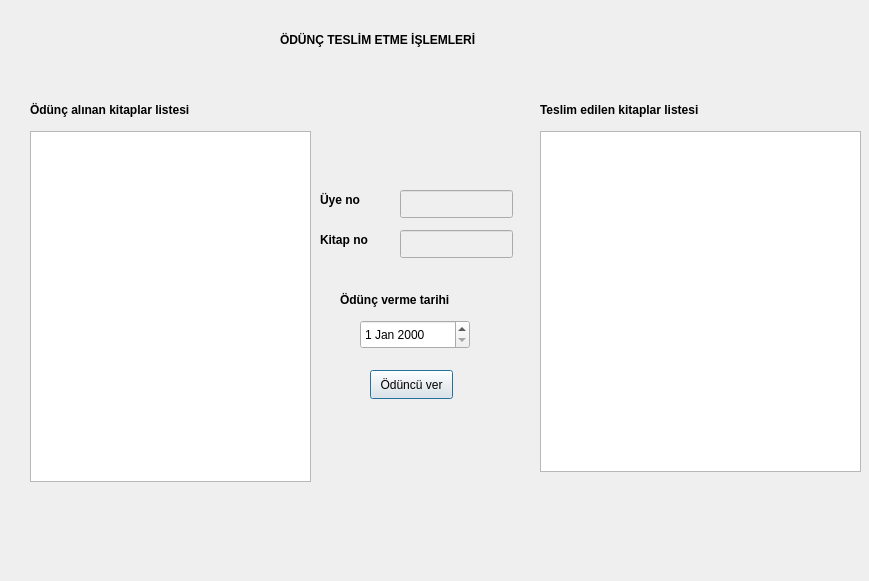
<?xml version="1.0" encoding="UTF-8"?>
<ui version="4.0">
 <class>odunc_teslim_edilen</class>
 <widget class="QDialog" name="odunc_teslim_edilen">
  <property name="geometry">
   <rect>
    <x>0</x>
    <y>0</y>
    <width>869</width>
    <height>581</height>
   </rect>
  </property>
  <property name="windowTitle">
   <string>Dialog</string>
  </property>
  <widget class="QLabel" name="label_5">
   <property name="geometry">
    <rect>
     <x>320</x>
     <y>230</y>
     <width>63</width>
     <height>20</height>
    </rect>
   </property>
   <property name="font">
    <font>
     <bold>true</bold>
    </font>
   </property>
   <property name="text">
    <string>Kitap no</string>
   </property>
  </widget>
  <widget class="QLabel" name="label_6">
   <property name="geometry">
    <rect>
     <x>340</x>
     <y>290</y>
     <width>161</width>
     <height>20</height>
    </rect>
   </property>
   <property name="font">
    <font>
     <bold>true</bold>
    </font>
   </property>
   <property name="text">
    <string>Ödünç verme tarihi</string>
   </property>
  </widget>
  <widget class="QLabel" name="label">
   <property name="geometry">
    <rect>
     <x>280</x>
     <y>30</y>
     <width>241</width>
     <height>20</height>
    </rect>
   </property>
   <property name="palette">
    <palette>
     <active>
      <colorrole role="WindowText">
       <brush brushstyle="SolidPattern">
        <color alpha="255">
         <red>255</red>
         <green>0</green>
         <blue>0</blue>
        </color>
       </brush>
      </colorrole>
      <colorrole role="Midlight">
       <brush brushstyle="SolidPattern">
        <color alpha="255">
         <red>255</red>
         <green>0</green>
         <blue>0</blue>
        </color>
       </brush>
      </colorrole>
     </active>
     <inactive>
      <colorrole role="WindowText">
       <brush brushstyle="SolidPattern">
        <color alpha="255">
         <red>0</red>
         <green>0</green>
         <blue>0</blue>
        </color>
       </brush>
      </colorrole>
      <colorrole role="Midlight">
       <brush brushstyle="SolidPattern">
        <color alpha="255">
         <red>227</red>
         <green>227</green>
         <blue>227</blue>
        </color>
       </brush>
      </colorrole>
     </inactive>
     <disabled>
      <colorrole role="WindowText">
       <brush brushstyle="SolidPattern">
        <color alpha="255">
         <red>120</red>
         <green>120</green>
         <blue>120</blue>
        </color>
       </brush>
      </colorrole>
      <colorrole role="Midlight">
       <brush brushstyle="SolidPattern">
        <color alpha="255">
         <red>255</red>
         <green>0</green>
         <blue>0</blue>
        </color>
       </brush>
      </colorrole>
     </disabled>
    </palette>
   </property>
   <property name="font">
    <font>
     <bold>true</bold>
    </font>
   </property>
   <property name="text">
    <string>ÖDÜNÇ TESLİM ETME İŞLEMLERİ</string>
   </property>
  </widget>
  <widget class="QLineEdit" name="lineEdit">
   <property name="enabled">
    <bool>false</bool>
   </property>
   <property name="geometry">
    <rect>
     <x>400</x>
     <y>190</y>
     <width>113</width>
     <height>28</height>
    </rect>
   </property>
  </widget>
  <widget class="QTableView" name="teslimedilenlist_tableView">
   <property name="geometry">
    <rect>
     <x>540</x>
     <y>131</y>
     <width>321</width>
     <height>341</height>
    </rect>
   </property>
  </widget>
  <widget class="QLabel" name="label_4">
   <property name="geometry">
    <rect>
     <x>320</x>
     <y>190</y>
     <width>63</width>
     <height>20</height>
    </rect>
   </property>
   <property name="font">
    <font>
     <bold>true</bold>
    </font>
   </property>
   <property name="text">
    <string>Üye no</string>
   </property>
  </widget>
  <widget class="QLineEdit" name="lineEdit_2">
   <property name="enabled">
    <bool>false</bool>
   </property>
   <property name="geometry">
    <rect>
     <x>400</x>
     <y>230</y>
     <width>113</width>
     <height>28</height>
    </rect>
   </property>
  </widget>
  <widget class="QLabel" name="label_2">
   <property name="geometry">
    <rect>
     <x>30</x>
     <y>100</y>
     <width>211</width>
     <height>20</height>
    </rect>
   </property>
   <property name="font">
    <font>
     <bold>true</bold>
    </font>
   </property>
   <property name="text">
    <string>Ödünç alınan kitaplar listesi</string>
   </property>
  </widget>
  <widget class="QTableView" name="odunckitaplarlist_tableView">
   <property name="geometry">
    <rect>
     <x>30</x>
     <y>131</y>
     <width>281</width>
     <height>351</height>
    </rect>
   </property>
  </widget>
  <widget class="QPushButton" name="oduncuver_btn">
   <property name="geometry">
    <rect>
     <x>370</x>
     <y>370</y>
     <width>83</width>
     <height>29</height>
    </rect>
   </property>
   <property name="text">
    <string>Ödüncü ver</string>
   </property>
  </widget>
  <widget class="QDateEdit" name="dateEdit2">
   <property name="geometry">
    <rect>
     <x>360</x>
     <y>320</y>
     <width>110</width>
     <height>29</height>
    </rect>
   </property>
  </widget>
  <widget class="QLabel" name="label_3">
   <property name="geometry">
    <rect>
     <x>540</x>
     <y>100</y>
     <width>261</width>
     <height>20</height>
    </rect>
   </property>
   <property name="font">
    <font>
     <bold>true</bold>
    </font>
   </property>
   <property name="text">
    <string>Teslim edilen kitaplar listesi</string>
   </property>
  </widget>
 </widget>
 <resources/>
 <connections/>
</ui>
